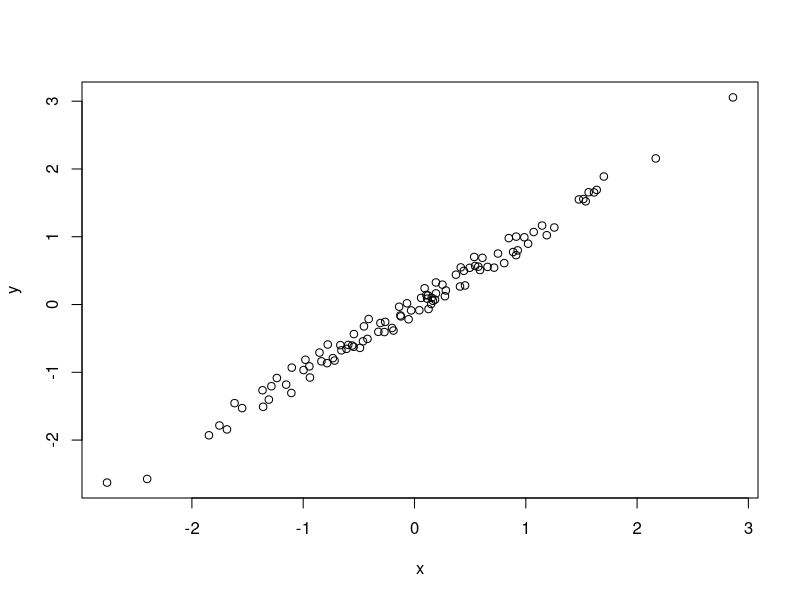

Source code (R):
## ---- chunk 1
knitr::kable(iris[sample(nrow(iris),10),],row.names = FALSE)
## ---- chunk 2
x<-rnorm(100)
y<-jitter(x,1000)
plot(x,y)
